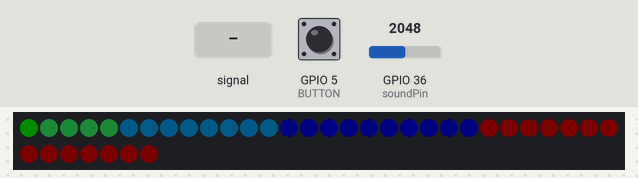
This sketch was run on a simulated ESP32. Shown: 37 RGB LEDs in strip order, left to right, continuing on the next row. The test bench sets the inputs (shaded band); at power-on: GPIO 5 (BUTTON) HIGH, GPIO 36 (soundPin) = 2048. Dim RGB values are drawn brighter than linear; the strip is taken to match the declared colour order.

Above: at 1.2 s.
1.3 s: GPIO 36 (soundPin) fed a 200 Hz sine of ±327 counts around its level
At 2.12 s:
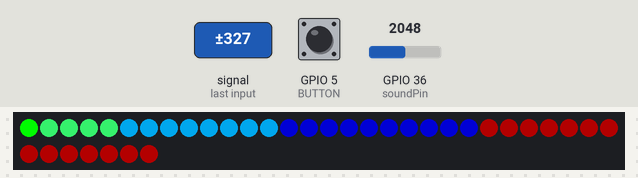
4.3 s: GPIO 5 (BUTTON) pulled LOW for 0.15 s
At 4.76 s:
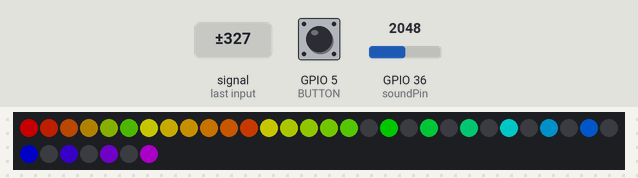
5.0 s: GPIO 36 (soundPin) fed a 1000 Hz sine of ±1023 counts around its level
At 6.96 s:
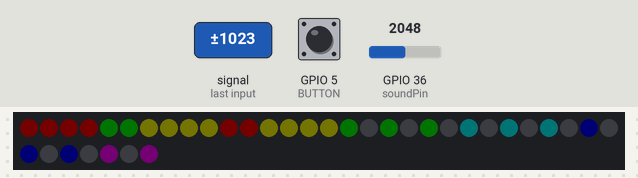
8.0 s: GPIO 5 (BUTTON) pulled LOW for 3.2 s
At 11.57 s:
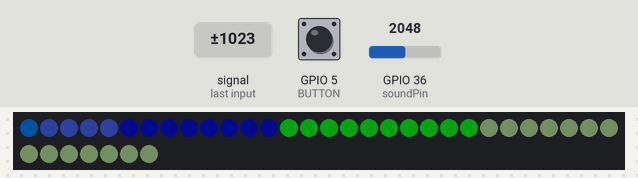
11.8 s: GPIO 5 (BUTTON) pulled LOW for 1 s
At 12.85 s:
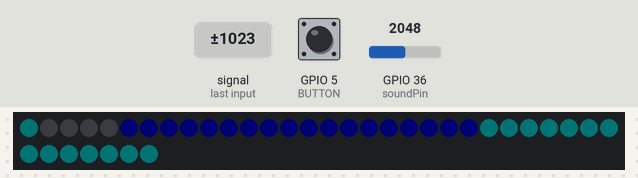
13.4 s: GPIO 5 (BUTTON) pulled LOW for 0.15 s
At 13.86 s:
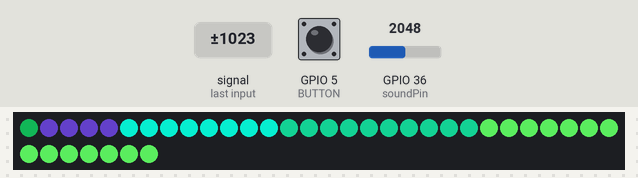
Timing chart, 0 to 16.4 s (numbered marks = the images above; inputs shaded):
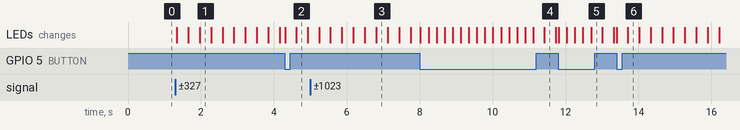

The sketch:

musicGarden.ino
```cpp
#include <Adafruit_NeoPixel.h>
#include <arduinoFFT.h>

#define BUTTON 5
int currentMode = 0;


#define NEOPIXEL_PIN 6
#define NUM_PIXELS 37
Adafruit_NeoPixel pixels(NUM_PIXELS, NEOPIXEL_PIN, NEO_RGB + NEO_KHZ800);

#define SAMPLES 128 // determines into how many pieces signal should be broken down to
#define FREQ 44100 // in Hz
double REAL[SAMPLES]; //size of array set to SAMPLES amount; stores Amplitude
double IMAGINARY[SAMPLES];// phase of the signal at that frequency
double input[SAMPLES]; //stores input signal so it can be analysed
double output[SAMPLES]; //stores FFT result

arduinoFFT FFT = arduinoFFT(REAL, IMAGINARY, SAMPLES, FREQ);//initializes instance of fft class

int soundPin = A0; // Defines analog pin for sound sensor
int threshold = 50; // Minimum volume level to trigger led

int circle1[] = {0};
int circle2[] = {1, 2, 3, 4};
int circle3[] = {5, 6, 7, 8, 9, 10, 11, 12};
int circle4[] = {13, 14, 15, 16, 17, 18, 19, 20, 21, 22};
int circle5[] = {23, 24, 25, 26, 27, 28, 29, 30, 31, 32, 33, 34, 35, 36};

int bandValues[] = {0,0,0,0,0};
int BANDS_NUM = 4;

// Define colors for each circle
uint32_t color1 = pixels.Color(0,255,0); // red
uint32_t color2 = pixels.Color(49, 222, 99); // pink
uint32_t color3 = pixels.Color(0,148,211); // purple
uint32_t color4 = pixels.Color(0, 0, 139); // blue
uint32_t color5 = pixels.Color(64, 0, 0); // green

void fftFunction();

void setup() {
  pinMode(BUTTON, INPUT_PULLUP);
  pixels.begin();
}

void loop() {

  if (digitalRead(BUTTON) == LOW) {
  currentMode = (currentMode + 1) % 2; // Switch between mode 0 and 1
  delay(200); // Add a small delay to debounce the button
}

  brightnessFunction();
  fftFunction();

  pixels.show();
}

void brightnessFunction() {
  int soundValue = analogRead(soundPin); // Read the analog value from the sound sensor
  if (soundValue > threshold) { // Check if the sound value exceeds the threshold
    int brightness = map(soundValue, threshold, 1023, 0, 255); // Map the sound value to a brightness value

    pixels.setBrightness(brightness); // Set the brightness of the NeoPixel strip
  } else {
    pixels.clear(); // Clear the NeoPixel strip if the sound value is below the threshold
  }
}

void specialMode() {
  // Initialize bandValues array with zeros
  int bandValuesSpecial[] = {0, 0, 0, 0, 0, 0, 0, 0, 0, 0, 0, 0, 0, 0, 0, 0, 0, 0, 0};
  // Loop through the REAL array and get values in appropriate bands based on the frequency range
  for (int i = 1; i < (SAMPLES / 2); i++) {//https://github.com/s-marley/ESP32_FFT_VU/blob/master/FFT.xlsx
    if (REAL[i] > threshold) {
      if (i <= 0.5) {
        bandValues[1] += (int)REAL[i];
      } else if (i <= 1) {
        bandValues[2] += (int)REAL[i];
      } else if (i <= 2) {
        bandValues[3] += (int)REAL[i];
      } else if (i <= 3) {
        bandValues[4] += (int)REAL[i];
      } else if (i <= 4) {
        bandValues[5] += (int)REAL[i];
      } else if (i <= 5) {
        bandValues[6] += (int)REAL[i];
      } else if (i <= 6) {
        bandValues[7] += (int)REAL[i];
      } else if (i <= 8) {
        bandValues[8] += (int)REAL[i];
      } else if (i <= 11) {
        bandValues[9] += (int)REAL[i];
      } else if (i <= 15) {
        bandValues[10] += (int)REAL[i];
      } else if (i <= 19) {
        bandValues[11] += (int)REAL[i];
      } else if (i <= 26) {
        bandValues[12] += (int)REAL[i];
      } else if (i <= 34) {
        bandValues[13] += (int)REAL[i];
      } else if (i <= 45) {
        bandValues[14] += (int)REAL[i];
      } else if (i <= 65) {
        bandValues[15] += (int)REAL[i];
      } else if (i <= 90) {
        bandValues[16] += (int)REAL[i];
      } else if (i <= 130) {
        bandValues[17] += (int)REAL[i];
      } else if (i <= 180) {
        bandValues[18] += (int)REAL[i];
      }
    }
  }

  int colorChange = 256 / NUM_PIXELS;//amount by which the color values will change for each pixel
  int gradientSteps = NUM_PIXELS / 6; // Number of pixels within each gradient

  for (int i = 0; i < NUM_PIXELS; i++) {  // Loop through each pixel and assign a color based position and band values

    int bandValueSpecial = bandValues[i];// Check corresponding band value for the current pixel

int red, green, blue;

if (i < gradientSteps) {  // first gradient range
  red = 255 - (i * colorChange * gradientSteps);// decreasing red
  green = i * colorChange * gradientSteps; //increasing green
  blue = 0;

} else if (i < 2 * gradientSteps) { // second gradient range
  red = 255; // red max value
  green = 255 - ((i - gradientSteps) * colorChange * gradientSteps); //decreasing green
  blue = 0;

} else if (i < 3 * gradientSteps) {//third gradient range
  red = 255 - ((i - 2 * gradientSteps) * colorChange * gradientSteps);//decreasing red
  green = 255; //green max value
  blue = 0;

} else if (i < 4 * gradientSteps) {//fourth gradient range
  red = 0;
  green = 255;//max green value
  blue = (i - 3 * gradientSteps) * colorChange * gradientSteps;//increasing blue

} else if (i < 5 * gradientSteps) {//fifth gradient range
  red = 0;
  green = 255 - ((i - 4 * gradientSteps) * colorChange * gradientSteps);//decreasing green value
  blue = 255;//blue max value

} else {//sixth gradient range
  // Calculate the increasing red values and keep the blue value at maximum
  red = (i - 5 * gradientSteps) * colorChange * gradientSteps;//increasing red
  green = 0;
  blue = 255;//max blue value
}


if (bandValueSpecial > 0) {
  // If he pixel has sound in its frequency range, set color
  uint32_t pixelColor = pixels.Color(red, green, blue);
  pixels.setPixelColor(i, pixelColor);
} else {
  // No sound in the frequency range, turn off the pixel
  pixels.setPixelColor(i, 0);
}

  }}


void fftFunction(){

  for (int i = 0; i < SAMPLES; i++) {
    REAL[i] = analogRead(soundPin); // read input signal from microphone
  }

  FFT.Windowing(input, SAMPLES, FFT_WIN_TYP_HAMMING, FFT_FORWARD);//applies hamming filter to sound signal
  FFT.Compute(input, output, SAMPLES, FFT_FORWARD);// performs fft analysis on input signal and stores in output array
  FFT.ComplexToMagnitude(output, IMAGINARY, SAMPLES);// converts complex fft results to magnitude values that represents strength of each fequency component in sound signal

  for (int i = 1; i < (SAMPLES / 2); i++) {//loops through frequency components
    if (REAL[i] > threshold) {https://github.com/s-marley/ESP32_FFT_VU/blob/master/FFT.xlsx
      //Get the values in appropriate bands based on frequency range
      if (i <= 1)           bandValues[0]  += (int)REAL[i];//converts REAL (magnitude) value to bandvalue[0]
      if (i > 1 && i <= 2)  bandValues[1]  += (int)REAL[i];
      if (i > 2 && i <= 7)  bandValues[2]  += (int)REAL[i];
      if (i > 7 && i <= 25)  bandValues[3]  += (int)REAL[i];
      if (i > 25 && i <= 86)  bandValues[4]  += (int)REAL[i];
    }
  }

if (currentMode == 0) {
  for (int i = 0; i < sizeof(circle1) / sizeof(circle1[0]); i++) { //First bandvalue
    int pixelIndex = circle1[i];
    if (bandValues[0] > 0) {
      pixels.setPixelColor(pixelIndex, color1);//set color
    } else {
      pixels.setPixelColor(pixelIndex, 0); // Turn off the pixel
    }
  }

  for (int i = 0; i < sizeof(circle2) / sizeof(circle2[0]); i++) {//second bandvalue...
    int pixelIndex = circle2[i];
    if (bandValues[1] > 0) {
      pixels.setPixelColor(pixelIndex, color2);//set color
    } else {
      pixels.setPixelColor(pixelIndex, 0); // Turn off the pixel
    }
  }

  for (int i = 0; i < sizeof(circle3) / sizeof(circle3[0]); i++) {
    int pixelIndex = circle3[i];
    if (bandValues[2] > 0) {
      pixels.setPixelColor(pixelIndex, color3);//set color
    } else {
      pixels.setPixelColor(pixelIndex, 0); // Turn off the pixel
    }
  }

  for (int i = 0; i < sizeof(circle4) / sizeof(circle4[0]); i++) {
    int pixelIndex = circle4[i];
    if (bandValues[3] > 0) {
      pixels.setPixelColor(pixelIndex, color4);//set color
    } else {
      pixels.setPixelColor(pixelIndex, 0); // Turn off the pixel
    }
  }

  for (int i = 0; i < sizeof(circle5) / sizeof(circle5[0]); i++) {
    int pixelIndex = circle5[i];
    if (bandValues[4] > 0) {
      pixels.setPixelColor(pixelIndex, color5);
    } else {
      pixels.setPixelColor(pixelIndex, 0); // Turn off the pixel
    }
  }

} else if (currentMode == 1) {
    specialMode();
}
}
```

Measured:
- after the input at 1.3 s, the LEDs: first change at once (image 1 shows a later state)
